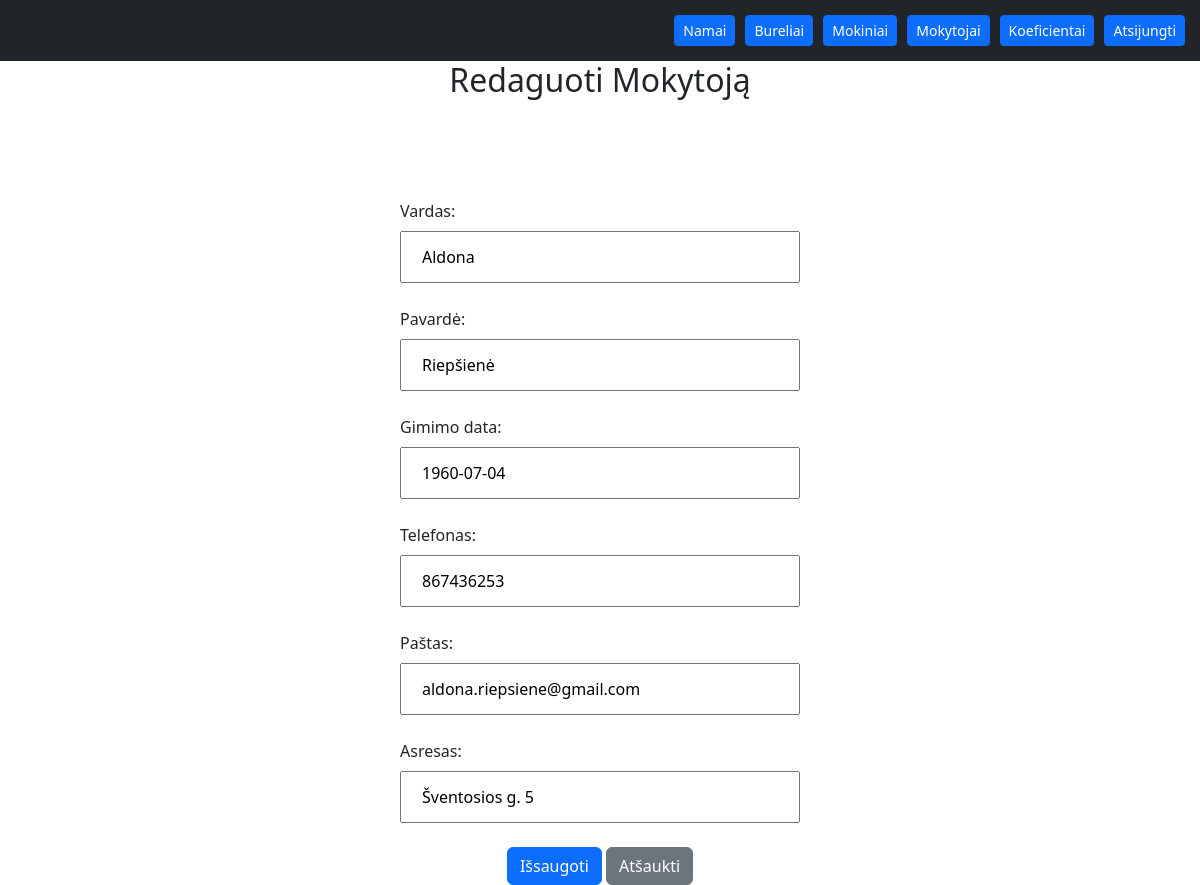
Page /employees/employee/39/update/ on the committed database.
### employees/models.py (models this page shows, shortened)
class Teacher(models.Model):
    first_name = models.CharField(max_length=30)
    last_name = models.CharField(max_length=30)
    birth_date = models.CharField(max_length=30, blank=True)
    phone_number = models.CharField(max_length=30, blank=True)
    email = models.CharField(max_length=100, blank=True)
    home_address = models.CharField(max_length=255, blank=True)
    koefficient = models.ForeignKey(Koefficient, null=True, blank=True, on_delete=models.SET_NULL)
    date_created = models.DateTimeField(auto_now_add=True)
    date_modified = models.DateTimeField(auto_now=True)
    class Meta:
        ordering = ['first_name']

### employees/views.py (the view)
# urls.py: path('employee/<int:pk>/update/', TeacherUpdateView.as_view(), name='teacher-update'),
class TeacherUpdateView(UpdateView):
    model = Teacher
    template_name = 'teacher-update.html'
    form_class = TeacherEditForm
    success_url = '/employees/'

### employees/views.py
class TeacherEditForm(ModelForm):
    class Meta:
        model = Teacher
        fields = ['first_name', 'last_name','birth_date', 'phone_number', 'email', 'home_address']
        labels = {
            'first_name': 'Vardas',
            'last_name': 'Pavardė',
            'birth_date': 'Gimimo data',
            'phone_number': 'Telefonas',
            'email': 'Paštas',
            'home_address': 'Asresas',
        }

### employees/templates/teacher-update.html (shortened to what this page needs)
{% extends 'layout.html' %}
{% block content %}
  <h2 style="text-align: center;">Redaguoti Mokytoją</h2>
  <form style="max-width: 400px; margin: 100px auto 0 auto;" method="post">
    {{ form.as_p }}
    <div style="width: 100%; text-align: center;">
      <button type="submit" class="btn btn-primary">Išsaugoti</button>
      <a href="{% url 'koefficient-list' %}" class="btn btn-secondary">Atšaukti</a>
    </div>
  </form>
{% endblock %}

### employees/templates/teacher-update.html (style rules this page uses)
input { width: 100%; padding: 12px 20px; margin: 8px 0; box-sizing: border-box; }

### rows in the picture
Teacher: first_name "Aldona", last_name "Riepšienė", birth_date "1960-07-04", phone_number "867436253", email "aldona.riepsiene@gmail.com", home_address "Šventosios g. 5"
